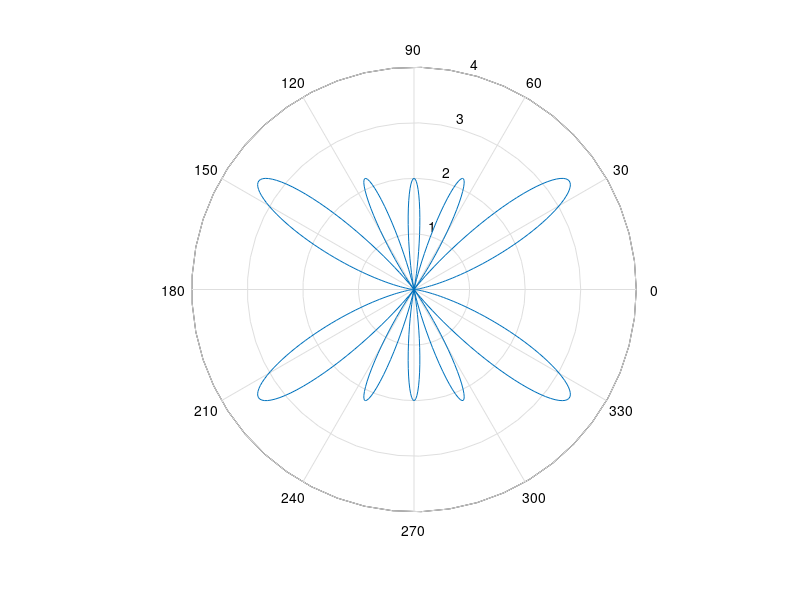
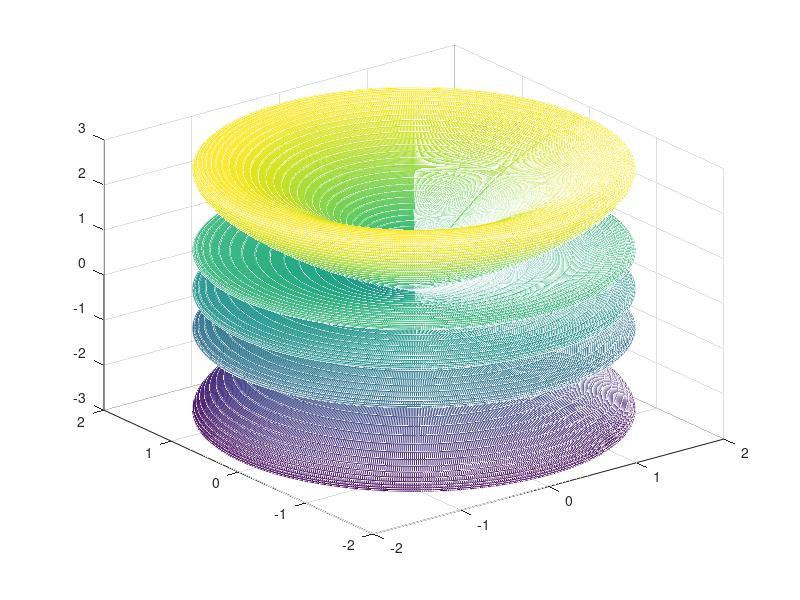
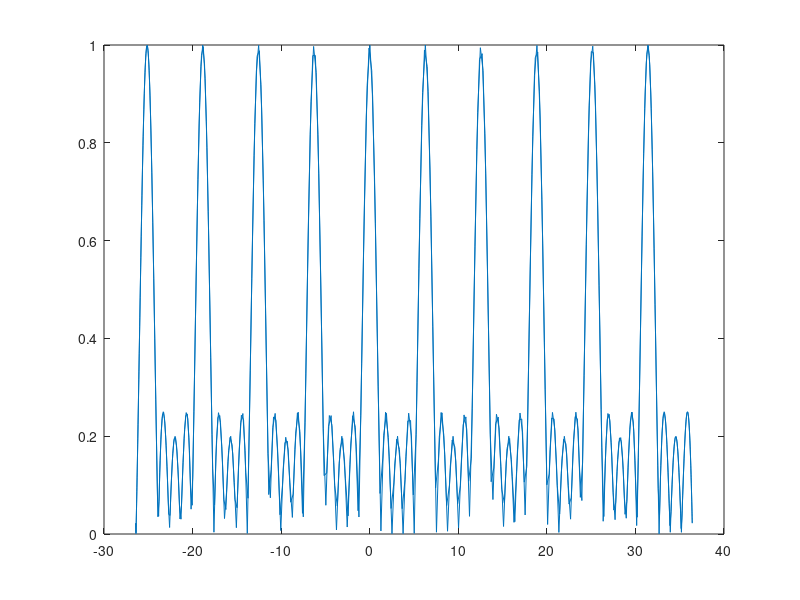
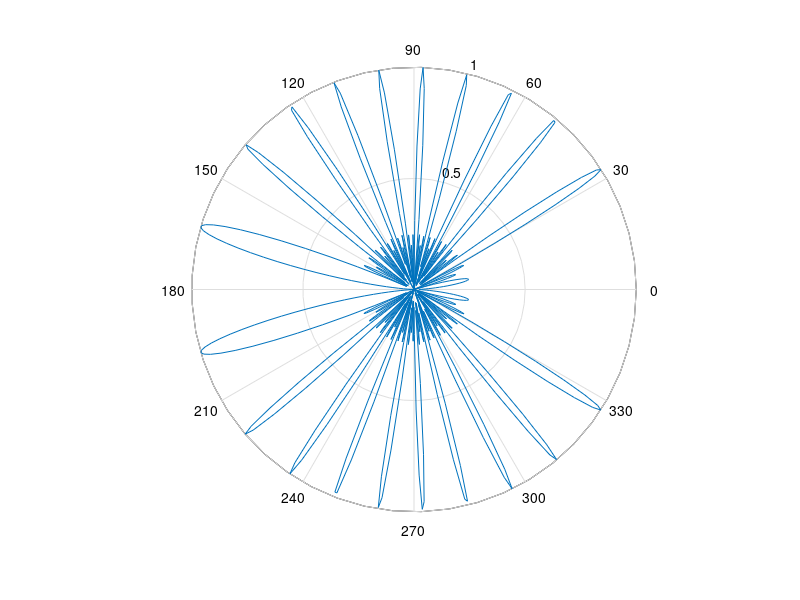

Source code (MATLAB) for these figures, in order:
clear all;
clc;
%%
theta=0:0.01:2*pi;
L=input('enter the length of dipole relative to lampda l = ');
E=(cos((2*pi*L/2).*cos(theta))-cos(2*pi*L/2))./sin(theta);
E=abs(E);
figure;
polar(theta,E);
% Transforming to XYZ (cartersian)
[theta,phi] = meshgrid(0:0.01:pi,0:0.01:2*pi);
E=(cos((2*pi*L/2).*cos(theta))-cos(2*pi*L/2))./sin(theta);
x = E.*sin(theta).*cos(phi);
y = E.*sin(theta).*sin(phi);
z = E.*cos(theta);
figure;
mesh(x,y,z);
%%
theta=0:0.01:2*pi;
d=input('enter d = ');
alpha=input('enter alpha = ');
n=input('enter n = ');
beta=2*pi;
psi=alpha+beta*d.*cos(theta);
AF=sin(n*psi/2)./(n*sin(psi/2));
AF=abs(AF);
figure;
plot(psi,AF)
figure;
polar(theta,AF)
% Transforming to XYZ (cartersian)
[theta,phi] = meshgrid(0:0.01:pi,0:0.01:2*pi);
psi=alpha+beta*d.*cos(theta);
AF=sin(n*psi/2)./(n*sin(psi/2));
AF=abs(AF);
x = AF.*sin(theta).*cos(phi);
y = AF.*sin(theta).*sin(phi);
z = AF.*cos(theta);
figure;
mesh(x,y,z);
%%
theta=0:0.01:2*pi;
d=input('enter d = ');
alpha=input('enter alpha = ');
n=input('enter n = ');
beta=2*pi;
u=(alpha+beta*d.*cos(theta))./2;
AF=cos(u).^(n-1);
AF=abs(AF);
figure;
plot(u,AF)
figure;
polar(theta,AF)
% Transforming to XYZ (cartersian)
[theta,phi] = meshgrid(0:0.01:pi,0:0.01:2*pi);
u=(alpha+beta*d.*cos(theta))./2;
AF=cos(u).^(n-1);
AF=abs(AF);
x = AF.*sin(theta).*cos(phi);
y = AF.*sin(theta).*sin(phi);
z = AF.*cos(theta);
figure;
mesh(x,y,z);
%%
clear all;

d=input('enter d = ');
alpha=input('enter alpha = ');
N=input('enter n = ');
ROdb=input('enter R0 = ');
beta=2*pi;
theta=0:0.01:2*pi;
u=(alpha+beta*d.*cos(theta))./2;
c=chebwin(N,ROdb); 
b=c';
x=mod(N,2);
if x==0
    for i=1:(N/2)
        a(i)=b((N/2)+i);
    end
elseif x~=0
    for i=0:floor(N/2)
        a(1+i)=b(round(N/2)+i); 
    end
end
if x==0
    AF=0;
    for n=1:N/2
        AF=AF+a(n).*cos(((2.*n-1)).*u);
    end
elseif x~=0
    AF=0;
    for n=1:round(N/2) 
        AF=AF+a(n).*cos((2.*(n-1)).*u); 
    end
end
figure;
z=(cosh(acosh(ROdb)/(N-1)))*cos(u);
plot(z,abs(AF))
figure; 
polar(theta,abs(AF));

% Transforming to XYZ (cartersian)
[theta,phi] = meshgrid(0:0.01:pi,0:0.01:2*pi);
u=(alpha+beta*d.*cos(theta))./2;
c=chebwin(N,ROdb); 
b=c';
x=mod(N,2);
if x==0
    for i=1:(N/2)
        a(i)=b((N/2)+i);
    end
elseif x~=0
    for i=0:floor(N/2)
        a(1+i)=b(round(N/2)+i); 
    end
end
if x==0
    AF=0;
    for n=1:N/2
        AF=AF+a(n).*cos(((2.*n-1)).*u);
    end
elseif x~=0
    AF=0;
    for n=1:round(N/2) 
        AF=AF+a(n).*cos((2.*(n-1)).*u); 
    end
end
x = AF.*sin(theta).*cos(phi);
y = AF.*sin(theta).*sin(phi);
z = AF.*cos(theta);
figure;
mesh(x,y,z);
